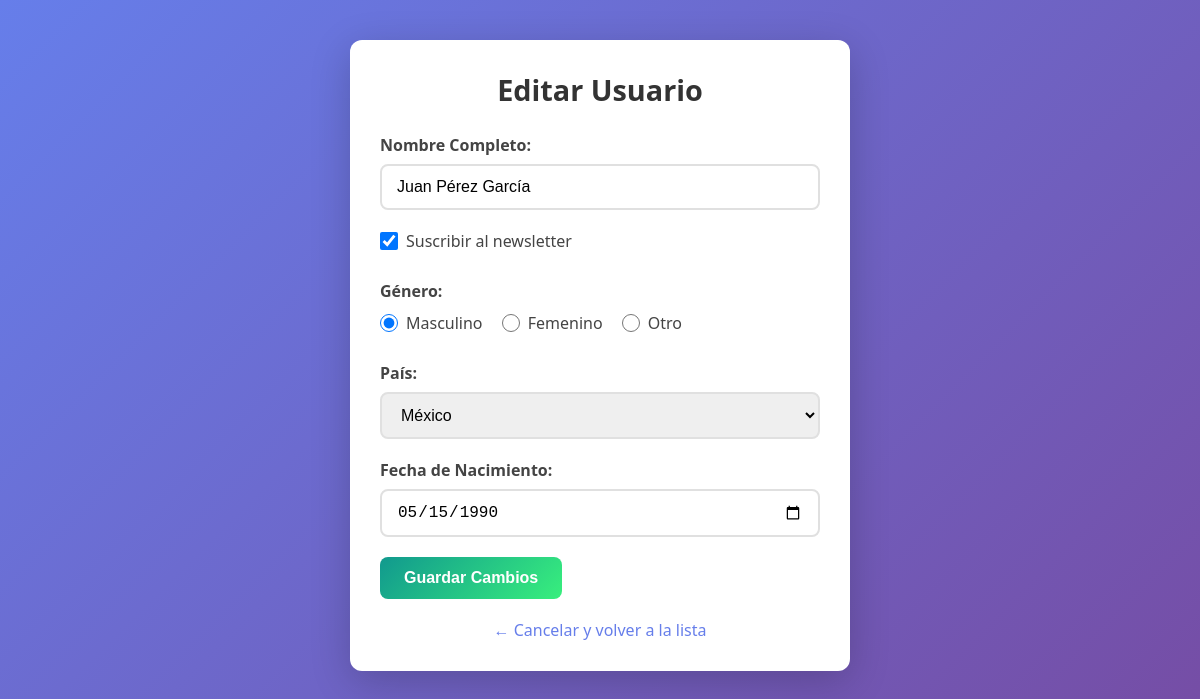
Page /editar.php?id=1 (signed in) on the committed database.
### tables this page shows
CREATE TABLE `Usuarios` (
  `id` int(11) NOT NULL AUTO_INCREMENT,
  `nombre` varchar(100) NOT NULL,
  `newsletter` tinyint(1) NOT NULL DEFAULT 0,
  `genero` varchar(10) NOT NULL,
  `pais` varchar(50) NOT NULL,
  `fecha_nacimiento` date NOT NULL,
  `fecha_registro` timestamp NULL DEFAULT current_timestamp(),
  PRIMARY KEY (`id`)
);

### editar.php (the view, shortened to what this page needs)
<?php
$conn = getConnection();
if (isset($_GET['id'])) {
    $id = $_GET['id'];
    $stmt = $conn->prepare("SELECT * FROM Usuarios WHERE id = ?");
    $stmt->bind_param("i", $id);
    $stmt->execute();
    $resultado = $stmt->get_result();
    if ($resultado->num_rows > 0) {
        $fila = $resultado->fetch_assoc();
    } else {
        die("Usuario no encontrado.");
    }
} elseif ($_SERVER['REQUEST_METHOD'] !== 'POST') {
    die("ID no especificado.");
}
?>
<!DOCTYPE html>
<html lang="es">
<head>
    <link rel="stylesheet" href="styles.css">
</head>
<body>
    <div class="container">
        <h2>Editar Usuario</h2>
        <form action="editar.php" method="post">
            <div class="form-group">
                <label for="nombre">Nombre Completo:</label>
                <input type="text" id="nombre" name="nombre" value="<?php echo htmlspecialchars($fila['nombre']); ?>"
                    required>
            </div>
            <div class="checkbox-group">
                <label>
                    <input type="checkbox" name="newsletter" value="1" <?php echo ($fila['newsletter'] == 1) ? 'checked' : ''; ?>>
                    Suscribir al newsletter
                </label>
            </div>
            <div class="radio-group">
                <label>Género:</label>
                <label><input type="radio" name="genero" value="masculino" <?php echo ($fila['genero'] == 'masculino') ? 'checked' : ''; ?> required> Masculino</label>
                <label><input type="radio" name="genero" value="femenino" <?php echo ($fila['genero'] == 'femenino') ? 'checked' : ''; ?>> Femenino</label>
                <label><input type="radio" name="genero" value="otro" <?php echo ($fila['genero'] == 'otro') ? 'checked' : ''; ?>> Otro</label>
            </div>
            <div class="form-group">
                <label for="pais">País:</label>
                <select id="pais" name="pais" required>
                    <option value="mexico" <?php echo ($fila['pais'] == 'mexico') ? 'selected' : ''; ?>>México</option>
                </select>
            </div>
            <div class="form-group">
                <label for="fecha_nacimiento">Fecha de Nacimiento:</label>
                <input type="date" id="fecha_nacimiento" name="fecha_nacimiento"
                    value="<?php echo $fila['fecha_nacimiento']; ?>" required>
            </div>
            <div class="form-group">
                <button type="submit" class="btn btn-success">Guardar Cambios</button>
            </div>
        </form>
        <div class="text-center mt-20">
            <a href="lista_admin.php" class="link">← Cancelar y volver a la lista</a>
        </div>
    </div>
</body>
</html>

### styles.css (style rules this page uses)
* { margin: 0; padding: 0; box-sizing: border-box; }
body { font-family: 'Segoe UI', Tahoma, Geneva, Verdana, sans-serif; background: linear-gradient(135deg, #667eea 0%, #764ba2 100%); min-height: 100vh; padding: 40px 20px; }
.container { max-width: 500px; margin: 0 auto; padding: 30px; background-color: #ffffff; border-radius: 12px; box-shadow: 0 10px 40px rgba(0, 0, 0, 0.2); }
h2 { color: #333; margin-bottom: 25px; text-align: center; font-size: 1.8rem; }
.form-group { margin-bottom: 20px; }
label { display: block; margin-bottom: 8px; font-weight: 600; color: #444; }
input[type="text"], input[type="password"], input[type="date"], select { width: 100%; padding: 12px 15px; border: 2px solid #e0e0e0; border-radius: 8px; font-size: 1rem; transition: border-color 0.3s, box-shadow 0.3s; }
.checkbox-group, .radio-group { margin-bottom: 20px; }
.checkbox-group label, .radio-group label { font-weight: normal; display: inline-flex; align-items: center; margin-right: 15px; cursor: pointer; }
.radio-group > label:first-child { display: block; font-weight: 600; margin-bottom: 10px; }
input[type="checkbox"], input[type="radio"] { margin-right: 8px; width: 18px; height: 18px; cursor: pointer; }
.btn { display: inline-block; padding: 12px 24px; border: none; border-radius: 8px; font-size: 1rem; font-weight: 600; cursor: pointer; transition: all 0.3s ease; text-decoration: none; text-align: center; }
.btn-success { background: linear-gradient(135deg, #11998e 0%, #38ef7d 100%); color: white; }
.text-center { text-align: center; }
.mt-20 { margin-top: 20px; }
.link { color: #667eea; text-decoration: none; font-weight: 500; }

### rows in the picture
usuarios: nombre "Juan Pérez García", newsletter "☑", genero "☑ Masculino", genero "☐ Femenino", genero "☐ Otro", pais "México", fecha_nacimiento "05/15/1990"
